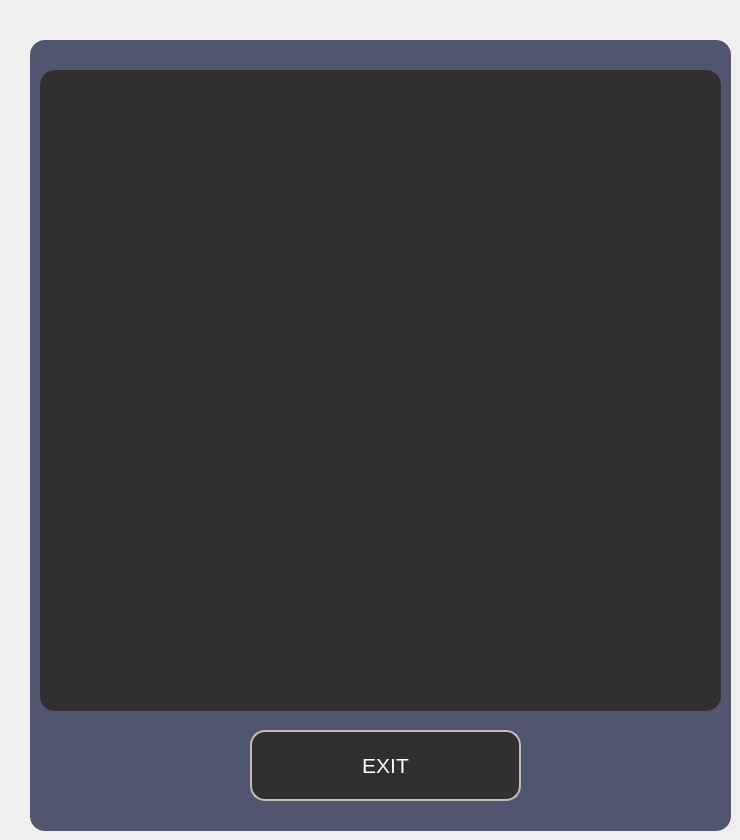
    <widget class="QWidget" name="tab_4">
     <attribute name="title">
      <string>Tab 4 affhr</string>
     </attribute>
     <widget class="QFrame" name="add_employee_2">
      <property name="geometry">
       <rect>
        <x>30</x>
        <y>40</y>
        <width>701</width>
        <height>791</height>
       </rect>
      </property>
      <property name="styleSheet">
       <string notr="true">QFrame
{
	background:#51556e;
    border-radius:15px;
}</string>
      </property>
      <property name="frameShape">
       <enum>QFrame::StyledPanel</enum>
      </property>
      <property name="frameShadow">
       <enum>QFrame::Raised</enum>
      </property>
      <widget class="QLabel" name="label_9">
       <property name="geometry">
        <rect>
         <x>380</x>
         <y>450</y>
         <width>231</width>
         <height>171</height>
        </rect>
       </property>
       <property name="text">
        <string/>
       </property>
       <property name="pixmap">
        <pixmap>D:/QTprojet/smart court.png</pixmap>
       </property>
       <property name="scaledContents">
        <bool>true</bool>
       </property>
      </widget>
      <widget class="QPushButton" name="add_new_employee_2">
       <property name="geometry">
        <rect>
         <x>220</x>
         <y>690</y>
         <width>271</width>
         <height>71</height>
        </rect>
       </property>
       <property name="font">
        <font>
         <pointsize>16</pointsize>
        </font>
       </property>
       <property name="styleSheet">
        <string notr="true">*{
color:white;
border-radius: 15px;
background:#303030;
border: 2px solid #bfbeba;
}

*:hover
{
	color:#303030;
	border-radius:15px;
	background:white;
border: 2px solid #bfbeba;
}</string>
       </property>
       <property name="text">
        <string>EXIT</string>
       </property>
      </widget>
      <widget class="QTableView" name="TabAff">
       <property name="geometry">
        <rect>
         <x>10</x>
         <y>30</y>
         <width>681</width>
         <height>641</height>
        </rect>
       </property>
       <property name="font">
        <font>
         <pointsize>12</pointsize>
        </font>
       </property>
       <property name="autoFillBackground">
        <bool>false</bool>
       </property>
       <property name="styleSheet">
        <string notr="true">*{
color: #bfbeba ;
gridline-color: #bfbeba;
font-size: 12pt;
border-radius: 15px;
background: #303030;
}

*::selection
{
background-color:white;
border : 1px solid red;
}</string>
       </property>
       <property name="tabKeyNavigation">
        <bool>true</bool>
       </property>
       <property name="showGrid">
        <bool>true</bool>
       </property>
       <property name="sortingEnabled">
        <bool>false</bool>
       </property>
       <property name="wordWrap">
        <bool>false</bool>
       </property>
       <attribute name="horizontalHeaderDefaultSectionSize">
        <number>106</number>
       </attribute>
      </widget>
     </widget>
    </widget>
